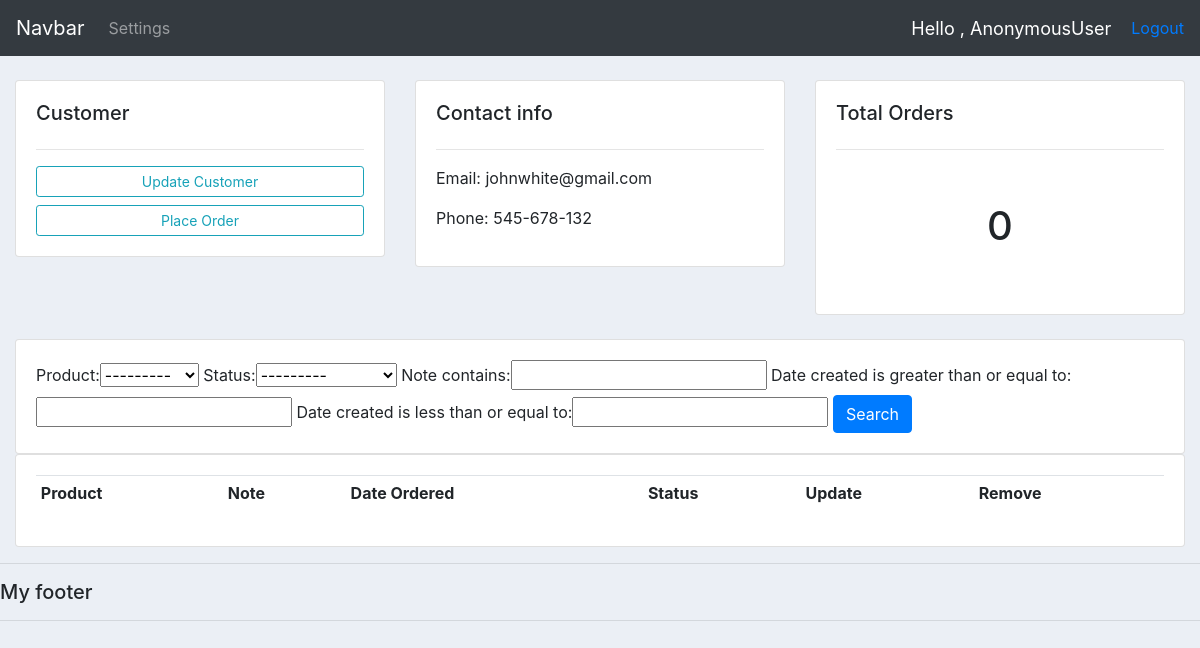
Page /customer/1/ on the earlier database version.
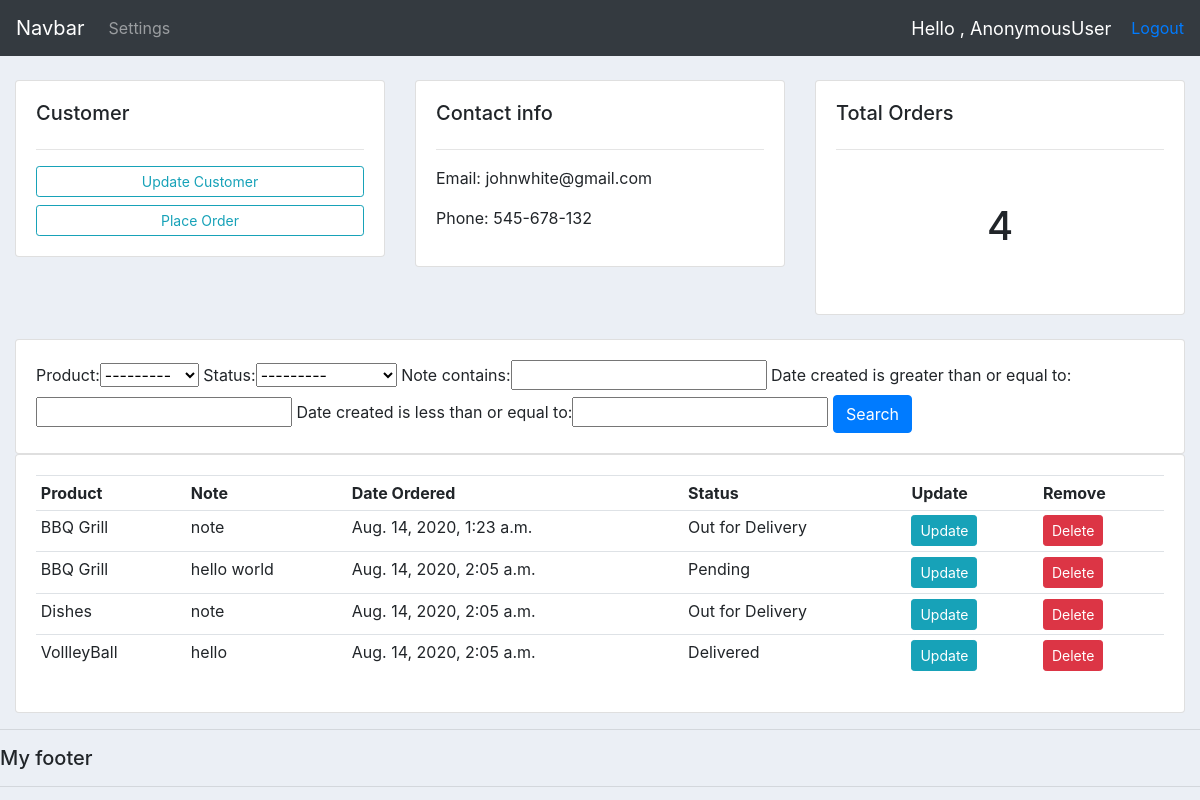
Same page on the later database version.
### filedata9/models.py (models this page shows, shortened)
class Orders(models.Model):
    STATUS = (
        ('Out for Delivery' , 'Out for Delivery'),
        ('Delivered', 'Delivered'),
        ('Pending','Pending'),
    )
    customer = models.ForeignKey(Customer,null=True,on_delete=models.SET_NULL)
    product = models.ForeignKey(Products,null=True,on_delete=models.SET_NULL)
    date_created = models.DateTimeField(auto_now_add=True, null=True)
    status = models.CharField(max_length=200, null=True, choices=STATUS)
    note = models.CharField(max_length=200, null=True)

class Products(models.Model):
    CATEGORY = (
        ('Indoor','Indoor'),
        ('Outdoor','Outdoor'),
    )
    name = models.CharField(max_length=200,null=True)
    price = models.FloatField(null=True)
    category = models.CharField(max_length=200,null=True,choices=CATEGORY)
    description = models.CharField(max_length=200,null=True,blank=True)
    Date_created = models.DateTimeField(auto_now_add=True)
    tags = models.ManyToManyField(Tag)
    def __str__(self):
        return self.name

### filedata9/views.py (the view)
# urls.py: path('customer/<str:pk_test>/', views.customer, name="customer"),
def customer(request,pk_test):
    customers = Customer.objects.get(id=pk_test)
    orders = customers.orders_set.all()
    order_count = orders.count()
    myFilter=OrderFilter(request.GET, queryset=orders)
    orders=myFilter.qs
    context= {'customers':customers, 'orders':orders, 'order_count':order_count, 'myFilter':myFilter}
    return render(request,'filedata9/customer.html',context)

### filedata9/templates/filedata9/customer.html
{% extends 'filedata9/main.html' %}
{% block content %}
    <br>
    <div class = 'row'>
        <div class='col-md'>
            <div class='card card-body'>
                <h5>Customer</h5>
                <hr>
                <a class="btn btn-outline-info  btn-sm btn-block" href="">Update Customer</a>
                <a class="btn btn-outline-info  btn-sm btn-block" href="{% url 'create_order' customers.id %}">Place Order</a>
            </div>
        </div>
        <div class = 'col-md'>
            <div class = 'card card-body'>
                <h5>Contact info</h5>
                <hr>
                <p>Email: {{customers.email}}</p>
                <p>Phone: {{customers.phone}}</p>
            </div>
        </div>
        <div class="col-md">
            <div class="card card-body">
                <h5>Total Orders</h5>
                <hr>
                <h1 style="text-align: center;padding: 36px">{{order_count}}</h1>
            </div>
        </div>
    </div>
    <br>
<div class="row">
	<div class="col">
		<div class="card card-body">
			<form method="get">
                {{ myFilter.form }}
		    <button class="btn btn-primary" type="submit">Search</button>
		  </form>
		</div>
    </div>
</div>
    <div class = 'row'>
        <div class = 'col-md'>
            <div class = 'card card-body'>
                <table class = 'table table-sm'>
                    <tr>
                        <th>Product</th>
                        <th>Note</th>
                        <th>Date Ordered</th>
                        <th>Status</th>
                        <th>Update</th>
                        <th>Remove</th>
                    </tr>
                {% for order in orders %}
                    <tr>
                        <td>{{order.product}}</td>
                        <td>{{order.note}}</td>
                        <td>{{order.date_created}}</td>
                        <td>{{order.status}}</td>
                        <td><a class = 'btn btn-sm btn-info' href="{% url 'update_order' order.id %}">Update</a></td>
                        <td><a class = 'btn btn-sm btn-danger' href="{% url 'delete_order' order.id %}">Delete</a></td>
                {% endfor %}
                    </tr>
                </table>
            </div>
        </div>
    </div>
{% endblock content %}

Differences in the rows shown:
added Orders: product "BBQ Grill", note "note", date_created "Aug. 14, 2020, 1:23 a.m.", status "Out for Delivery"
added Orders: product "BBQ Grill", note "hello world", date_created "Aug. 14, 2020, 2:05 a.m.", status "Pending"
added Orders: product "Dishes", note "note", date_created "Aug. 14, 2020, 2:05 a.m.", status "Out for Delivery"
added Orders: product "VollleyBall", note "hello", date_created "Aug. 14, 2020, 2:05 a.m.", status "Delivered"
Other differences:
{{ order_count }}: "0" → "4"
